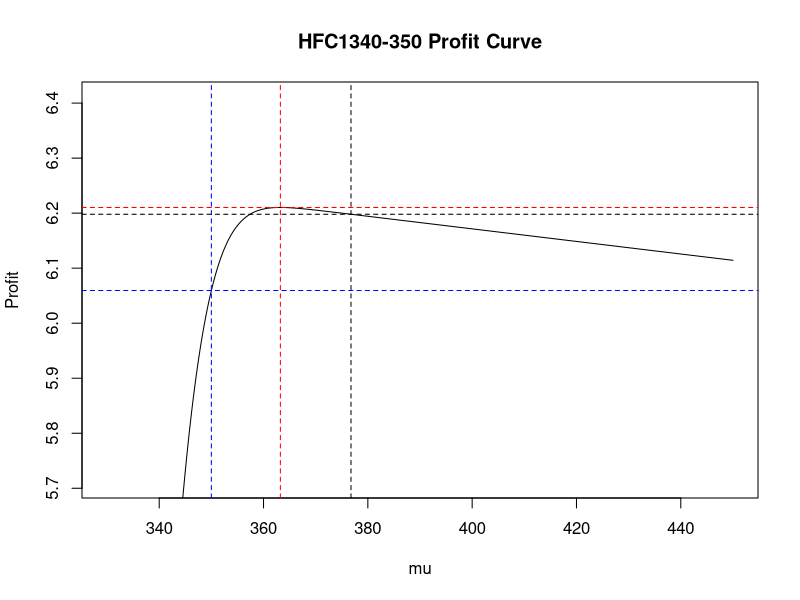

R code for this plot:
prof <- function(mu0,mubar,c0,ca,cp,d,beta,sigma,p){
  mu <- mu0-d+sigma*sqrt(-2*log(sqrt(2*pi)*c0*sigma/(mu0*p)))
  pro <- p*(1-beta-pnorm((mu0-d-mu)/sigma))-(c0/mu0*mu+ca+cp)
  pro
}

muu <- function(mu0,d,sigma,c0,p){
  mu0-d+sigma*sqrt(-2*log(sqrt(2*pi)*c0*sigma/(mu0*p)))
}

profit <- function(mu0,mubar,c0,ca,cp,d,beta,sigma,p,name="HFC1340-350"){
  mu <- mu0-d+sigma*sqrt(-2*log(sqrt(2*pi)*c0*sigma/(mu0*p)))
  pro <- p*(1-beta-pnorm((mu0-d-mu)/sigma))-(c0/mu0*mu+ca+cp)
  pro.bar <- p*(1-beta-pnorm((mu0-d-mubar)/sigma))-(c0/mu0*mubar+ca+cp)
  pro0 <- p*(1-beta-pnorm((mu0-d-mu0)/sigma))-(c0/mu0*mu0+ca+cp)
  r <- pro/p
  r.bar <- pro.bar/p
  r0 <- pro0/p
  alpha <- pnorm((mu0-d-mu)/sigma)
  alpha.bar <- pnorm((mu0-d-mubar)/sigma)
  alpha0 <- pnorm((mu0-d-mu0)/sigma)
  
  cat("最优容量", mu, "最优利润",pro, "最优利润率",r,"最优次品率",alpha, "实际容量",mubar,"实际利润",pro.bar,"实际利润率",r.bar,"实际次品率",alpha.bar, "标称容量", mu0, "标称利润", pro0, "标称利润率", r0, "标称废品率",alpha0)
  
  curve(p*(1-beta-pnorm((mu0-d-x)/sigma))-(c0/mu0*x+ca+cp),from = mu0-d,to=mu0+5*d ,n = 500, ylab="Profit",xlab="mu",ylim=c(pro-0.5,pro+0.2),main=paste(name,"Profit Curve"))
  #text(mu+d,pro+0.1,"Profit Curve",col="black")
  abline(v=mu,col="red",lty=2)
  abline(h=pro,col="red",lty=2)
  abline(v=mu0,col="blue",lty=2)
  abline(h=pro0,col="blue",lty=2)
  abline(v=mubar,col="black",lty=2)
  abline(h=pro.bar,col="black",lty=2)
  #curve(1/sqrt(2*pi)*p*exp(-((mu0-d-x)/sigma)^2/2)-c0*sigma/mu0,from =mu0-d,to=mu0+3*d,n=1000,main="Profit Differentiation Curve", ylab="Profit Differentiation",xlab="mu",add=T)
  #abline(h=0,col="red",lty=2)
  #abline(v=mu,col="red",lty=2)
  
  #curve((1-beta-pnorm((mu0-d-x)/sigma))-(c0/mu0*x+ca+cp)/p,from = mu0-d,to=mu0+5*d ,n = 500, ylab="Profit Ratio",xlab="mu",main=paste(name,"Profit Ratio Curve"))
  
}

profit(mu0=350,mubar=376.77,c0=0.4,ca=0.3,cp=0.3,d=20,beta=0.06,sigma=9.93,p=7.69,name="HFC1340-350")